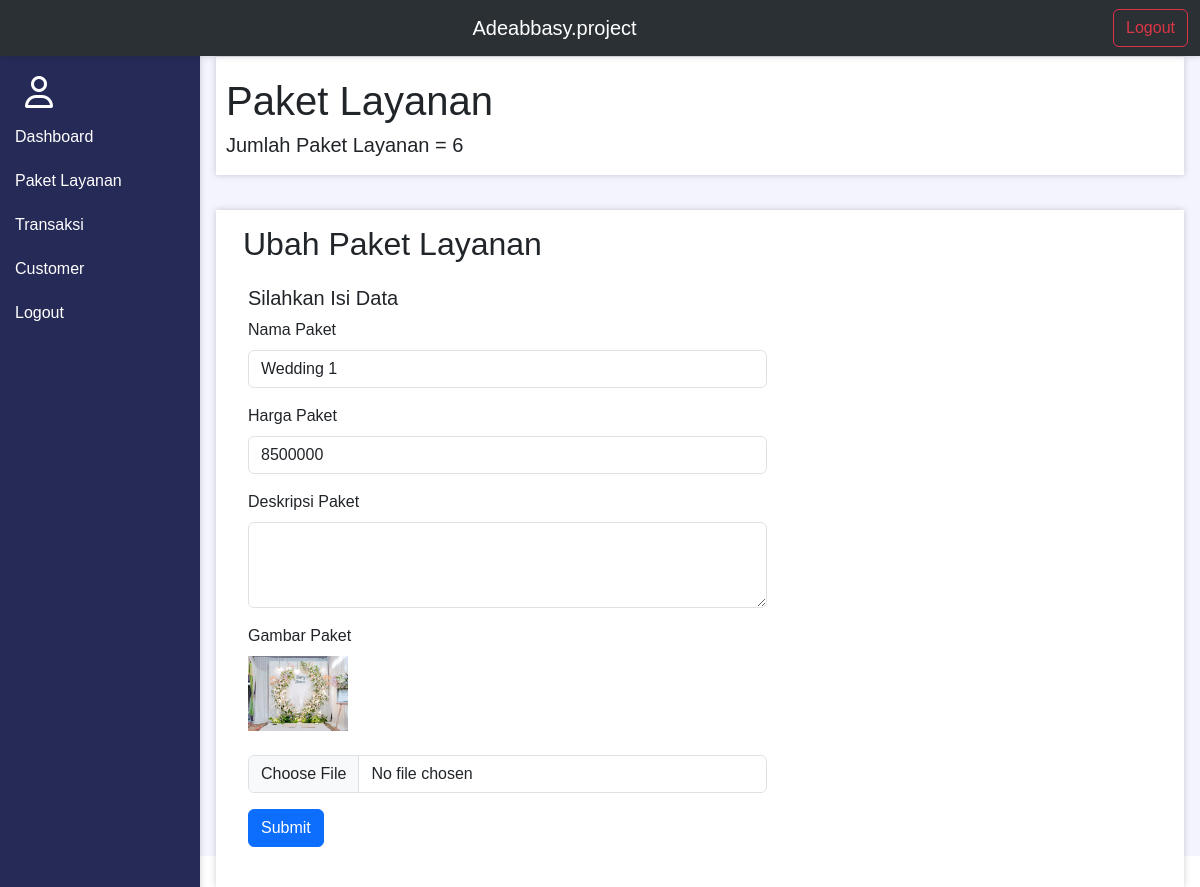
/admin/crud/editpaket.php?id=1&idpaket=1 (signed in), run on the app's committed database.
### tables this page shows
CREATE TABLE `paket_layanan` (
  `idpaket` int(10) UNSIGNED NOT NULL,
  `nama_paket` varchar(45) DEFAULT NULL,
  `deskripsi_paket` varchar(200) DEFAULT NULL,
  `harga_paket` int(10) UNSIGNED DEFAULT NULL,
  `gambar_paket` varchar(200) DEFAULT NULL
);

### admin/function.php (called while the page is built, shortened)
<?php
    $conn = mysqli_connect('localhost','root','','dbadeabbasy');
    function query($query){
        global $conn;
        $result = mysqli_query($conn, $query);
        $rows = [];
        while ($row = mysqli_fetch_assoc($result)){
            $rows[] = $row;
        }
        return $rows;
    }
?>

### admin/crud/editpaket.php (the view, shortened to what this page needs)
<?php
    require ("../function.php");
	$id = $_GET["id"];
    $idpaket = $_GET["idpaket"];
    $paket = query ('SELECT * FROM paket_layanan ;');
    $pkt = query ("SELECT * FROM paket_layanan WHERE idpaket = $idpaket")[0];
    $jmlpaket = 0;
    foreach($paket as $row) :
        $jmlpaket++;
    endforeach;
?>
<!DOCTYPE html>
<html lang="en">
<head>
    <link href="https://cdn.jsdelivr.net/npm/bootstrap@5.3.0-alpha1/dist/css/bootstrap.min.css" rel="stylesheet">
    <link rel="stylesheet" href="style.css">
    <link rel="stylesheet" href="https://cdnjs.cloudflare.com/ajax/libs/font-awesome/6.4.0/css/all.min.css">
</head>
<body>
    <nav class="navbar navbar-expand-lg bg-body-tertiary sticky-top" data-bs-theme="dark" style="box-shadow: 0 0 6px 0 rgba(29, 29, 29, 0.21);">
        <div class="container-fluid">
            <a class="navbar-brand" href="./" style="text-align: center;">Adeabbasy.project</a>
            <div class="d-flex" role="search">
                <a href="../logout.php"><button class="btn btn-outline-danger">Logout</button></a>
            </div>
        </div>
    </nav>
    <div class="sidebar">
        <div class="sideicon">
            <i class="fa-regular fa-user fa-2xl"></i>
        </div>
        <div class="sidelist" id="sidelist">
            <a class="side-link" href="../index.php?id=<?= $id ?>"><div class="side-list">
                Dashboard
            </div></a>
            <a class="side-link" href="../paket.php?id=<?= $id; ?>"><div class="side-list">
                Paket Layanan
            </div></a>
            <a class="side-link" href="../transaksi.php?id=<?= $id; ?>"><div class="side-list">
                Transaksi
            </div></a>
            <a class="side-link" href="../customer.php?id=<?= $id; ?>"><div class="side-list">
                Customer
            </div></a>
            <a class="side-link" href="../logout.php"><div class="side-list">
                Logout
            </div></a>
        </div>
    </div>
    <div class="content">
        <div class="isi" style="padding: 10px 10px;">
            <h1>Paket Layanan</h1>
            <h5>Jumlah Paket Layanan = <?= $jmlpaket; ?></h5>
        </div>
        <div class="container kontener">
            <div class="row pb-4 isi">
                <div class="column" style="margin: 15px 15px; width: 70%;"><h2>Ubah Paket Layanan</h2></div>
                <h5 style="margin-left: 20px; width: 50%;">Silahkan Isi Data</h5>
                <form action="" method="post" enctype="multipart/form-data">
                    <div class="mb-3" style="margin-left: 20px; width: 55%;">
                        <label for="namapkt" class="form-label">Nama Paket</label>
                        <input type="text" class="form-control" id="namapkt" name="namapkt" required value="<?= $pkt['nama_paket']; ?>">
                    </div>
                    <div class="mb-3" style="margin-left: 20px; width: 55%;">
                        <label for="hargapkt" class="form-label">Harga Paket</label>
                        <input type="number" class="form-control" id="hargapkt" name="hargapkt" required value="<?= $pkt['harga_paket']; ?>">
                    </div>
                    <div class="mb-3" style="margin-left: 20px; width: 55%;">
                        <label for="deskripsipkt" class="form-label">Deskripsi Paket</label>
                        <textarea class="form-control" id="deskripsipkt" name="deskripsipkt" rows="3" value="<?= $pkt['deskripsi_paket']; ?>"></textarea>
                    </div>
                    <div class="mb-3" style="margin-left: 20px; width: 55%;">
                        <label for="gambar_paket" class="form-label">Gambar Paket</label><br>
                        <img src="../../assets/<?= $pkt['gambar_paket']; ?>" width="100" ><br><br>
                        <input class="form-control" type="file" id="gambar_paket" name="gambar">
                    </div>
                    <div class="mt-3" style="margin-left: 20px; width: 55%;">
                        <Input type="submit" class="btn btn-primary mb-3" name="submit">
                    </div>
                </form>
            </div>
        </div>
    </div>
</body>
</html>

### style.css (style rules this page uses)
body { font-family: Arial, Helvetica, sans-serif; }

### admin/crud/editpaket.php (style rules this page uses)
.side-link { text-decoration: none; color: white; }
.sideicon { margin-top: 20px; padding: 5px 25px 15px; }
.side-list { width: 100%; padding: 5px 15px 15px; }
.sidebar { margin: 0; padding: 0; width: 200px; position: fixed; height: 100%; overflow: auto; background: #262A56; color: white; box-shadow: 0 0 6px 0 rgba(29, 29, 29, 0.21); }
.content { margin-left: 200px; padding: 1px 16px; height: 100vh; background-color: #F4F4FF; }
.content h1 { margin-top: 10px; }
.kontener { margin-top: 30px; }
.column { float: left; width: 25%; }
.row { margin-top: 35px; }
.isi { background-color: #ffff; box-shadow: 0 0 6px 0 rgba(29, 29, 29, 0.21); }
.row:after { content: ""; display: table; clear: both; }

### data on the page
paket_layanan: namapkt "Wedding 1", hargapkt "8500000", gambar_paket (picture)

### other printed values
$jmlpaket "6"
